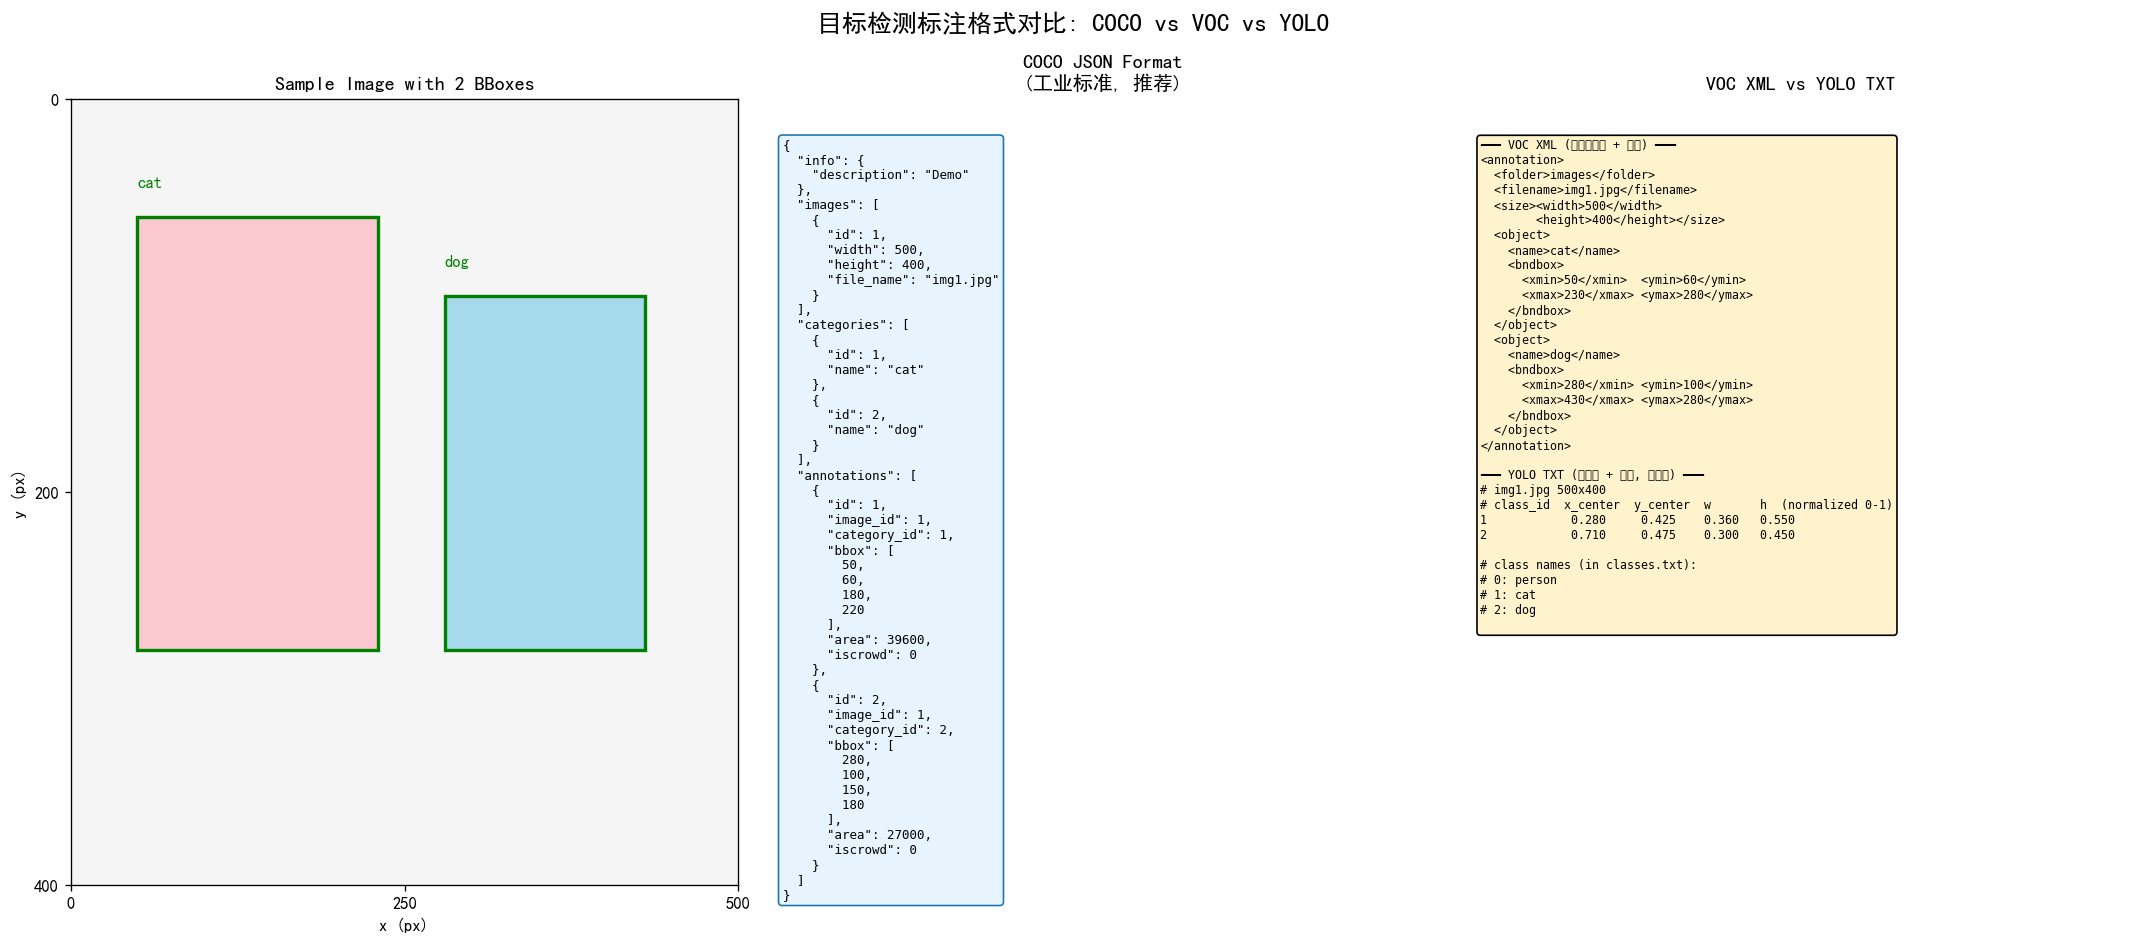

Write Python code to recreate this figure.
"""
Annotation Format Comparison: COCO vs VOC vs YOLO
=================================================
Visualizes the same image's annotations in three different formats.

Output: assets/figures/11-1-annotation-formats.png
"""
import matplotlib.pyplot as plt
import json
import numpy as np


np.random.seed(42)
fig, axes = plt.subplots(1, 3, figsize=(18, 8))
fig.suptitle('目标检测标注格式对比: COCO vs VOC vs YOLO',
             fontsize=15, fontweight='bold', y=0.98)


# Mock image with 2 objects
img_w, img_h = 500, 400
objects = [
    {'name': 'cat',   'bbox_xywh': [50, 60, 180, 220], 'id': 1},   # x, y, w, h
    {'name': 'dog',   'bbox_xywh': [280, 100, 150, 180], 'id': 2},
]

# === Panel 1: Visualization ===
ax = axes[0]
ax.set_xlim(0, img_w); ax.set_ylim(img_h, 0)
ax.set_aspect('auto'); ax.set_title('Sample Image with 2 BBoxes',
                                    fontsize=12, fontweight='bold')
ax.add_patch(plt.Rectangle((0, 0), img_w, img_h, fill=True, facecolor='#F5F5F5'))
# Draw fake objects (just colored rectangles for illustration)
for obj in objects:
    x, y, w, h = obj['bbox_xywh']
    if obj['name'] == 'cat':
        ax.add_patch(plt.Rectangle((x, y), w, h, fill=True, facecolor='#FFB6C1', alpha=0.7))
    else:
        ax.add_patch(plt.Rectangle((x, y), w, h, fill=True, facecolor='#87CEEB', alpha=0.7))
    ax.add_patch(plt.Rectangle((x, y), w, h, fill=False, edgecolor='green', linewidth=2))
    ax.text(x, y - 15, obj['name'], fontsize=10, color='green', fontweight='bold')
ax.set_xticks([0, 250, 500])
ax.set_yticks([0, 200, 400])
ax.set_xlabel('x (px)')
ax.set_ylabel('y (px)')


# === Panel 2: COCO JSON ===
ax = axes[1]
ax.axis('off')
ax.set_title('COCO JSON Format\n(工业标准, 推荐)', fontsize=12, fontweight='bold')

coco_example = {
    "info": {"description": "Demo"},
    "images": [{"id": 1, "width": 500, "height": 400, "file_name": "img1.jpg"}],
    "categories": [
        {"id": 1, "name": "cat"},
        {"id": 2, "name": "dog"}
    ],
    "annotations": [
        {"id": 1, "image_id": 1, "category_id": 1,
         "bbox": [50, 60, 180, 220], "area": 39600, "iscrowd": 0},
        {"id": 2, "image_id": 1, "category_id": 2,
         "bbox": [280, 100, 150, 180], "area": 27000, "iscrowd": 0}
    ]
}
coco_text = json.dumps(coco_example, indent=2, ensure_ascii=False)
ax.text(0.02, 0.95, coco_text, fontsize=7.5, family='monospace', va='top',
        transform=ax.transAxes,
        bbox=dict(boxstyle='round', facecolor='#E8F4FD', edgecolor='#1F77B4'))


# === Panel 3: VOC XML vs YOLO TXT ===
ax = axes[2]
ax.axis('off')
ax.set_title('VOC XML vs YOLO TXT', fontsize=12, fontweight='bold')

voc_xml = '''<annotation>
  <folder>images</folder>
  <filename>img1.jpg</filename>
  <size><width>500</width>
        <height>400</height></size>
  <object>
    <name>cat</name>
    <bndbox>
      <xmin>50</xmin>  <ymin>60</ymin>
      <xmax>230</xmax> <ymax>280</ymax>
    </bndbox>
  </object>
  <object>
    <name>dog</name>
    <bndbox>
      <xmin>280</xmin> <ymin>100</ymin>
      <xmax>430</xmax> <ymax>280</ymax>
    </bndbox>
  </object>
</annotation>'''

yolo_txt = '''# img1.jpg 500x400
# class_id  x_center  y_center  w       h  (normalized 0-1)
1            0.280     0.425    0.360   0.550
2            0.710     0.475    0.300   0.450

# class names (in classes.txt):
# 0: person
# 1: cat
# 2: dog'''

comparison = f"""━━━ VOC XML (左上角坐标 + 宽高) ━━━
{voc_xml}

━━━ YOLO TXT (中心点 + 宽高, 归一化) ━━━
{yolo_txt}
"""
ax.text(0.02, 0.95, comparison, fontsize=7, family='monospace', va='top',
        transform=ax.transAxes,
        bbox=dict(boxstyle='round', facecolor='#FFF3CD', edgecolor='black'))


plt.tight_layout()
plt.savefig('assets/figures/11-1-annotation-formats.png', dpi=120, bbox_inches='tight', facecolor='white')
print('  ✓ Saved: assets/figures/11-1-annotation-formats.png')
